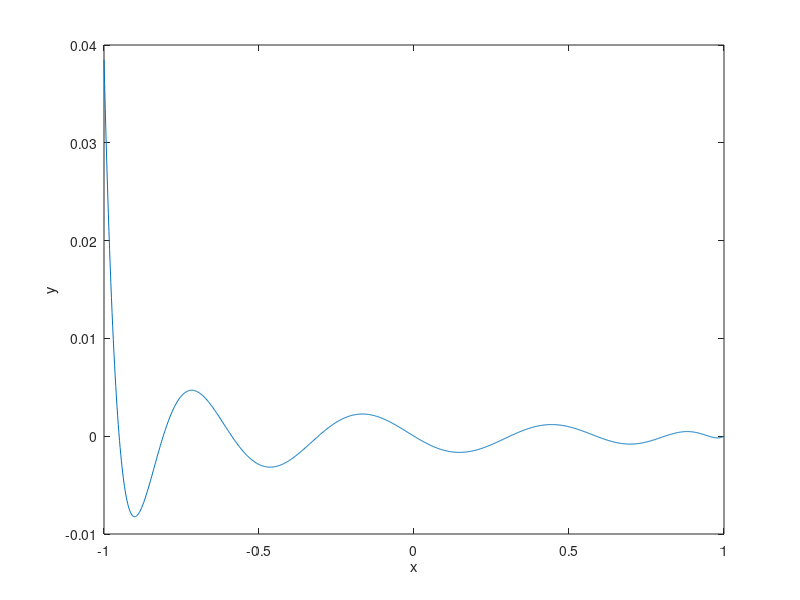
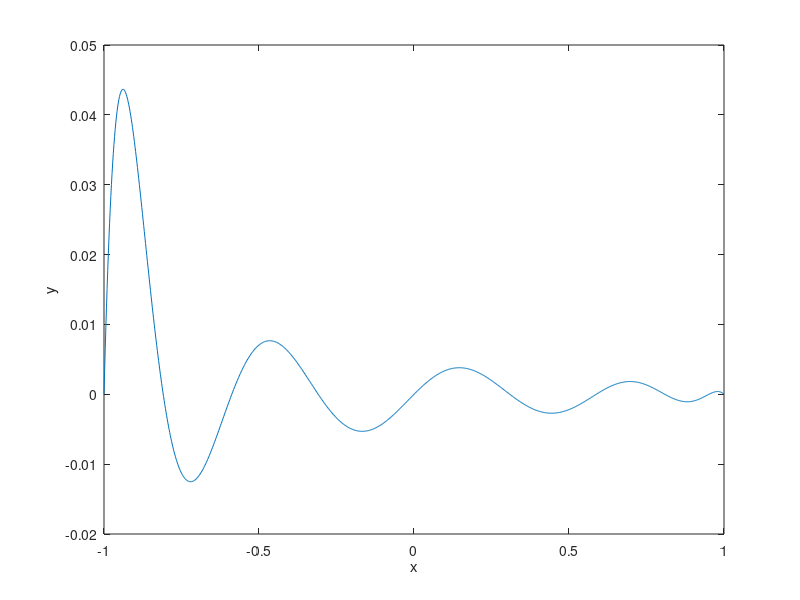
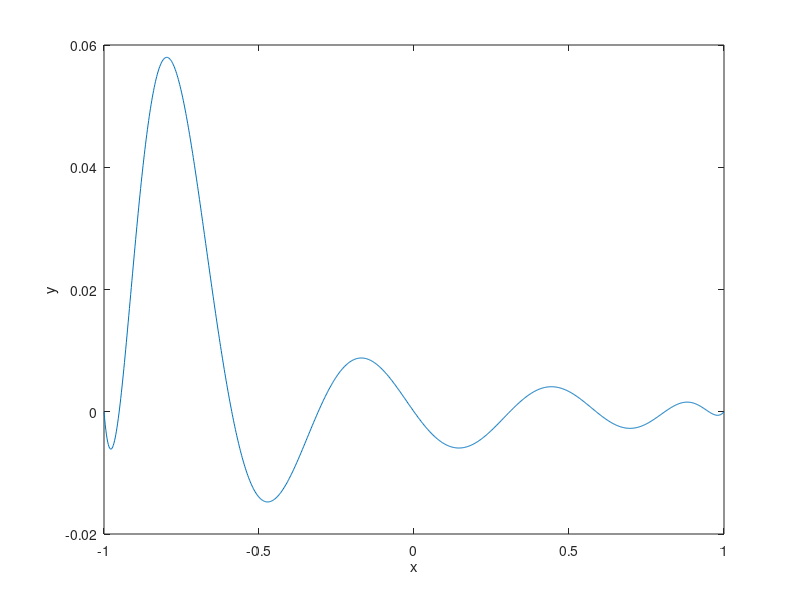
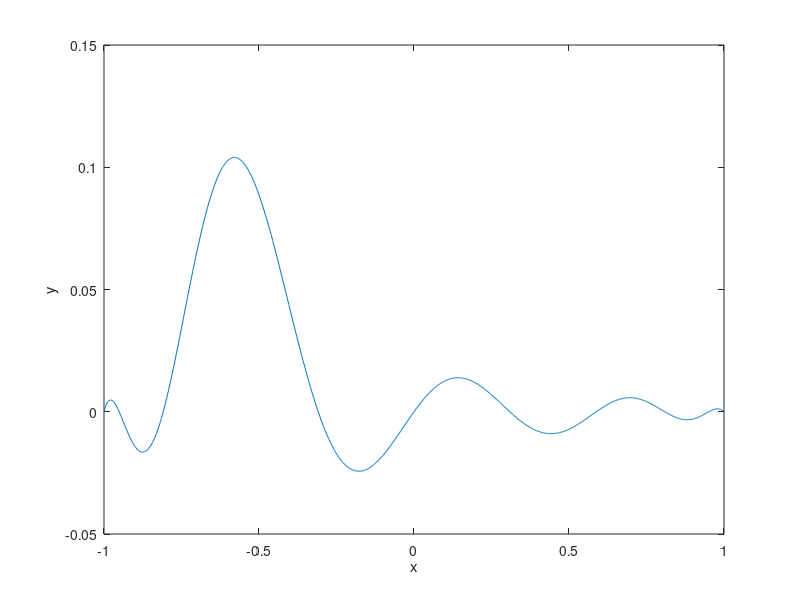

The MATLAB script that drew these images, in order:
%X = [-1,-0.8,-0.6,-0.4,-0.2,0,0.2,0.4,0.6,0.8,1]%Y = [0.0385,0.0588,0.1,0.2,0.5,1,0.5,0.2,0.1,0.0588,0.0385]X = [-1, -0.9511, -0.8090, -0.5878, -0.3090, 0.0, 0.3090, 0.5878, 0.8090, 0.9511, 1.0]Y = [0.0385, 0.0424, 0.0576, 0.1038, 0.2952, 1.0, 0.2952, 0.1038, 0.0576, 0.0424, 0.0385]n = length(X);Lj = zeros(n);L  = zeros(1,n);% calculating partjr = 1:n;for j = jr    i = jr(jr~=j);    Lj(j, :) = poly(X(i)) / polyval(poly(X(i)), X(j));endL = Y*Lj;% plotting partx = -1: 0.002: 1;for i = 1:n  figure(i);  plot(x, polyval(Y(i)*Lj(i,:), x)), xlabel('x'), ylabel('y')  %xlim([-1 1]), ylim([-0.5 1.5])endforfigure(n+1);hold onplot(x,polyval(L,x),'k','linewidth',2)plot(X,Y,'ro','linewidth',2,'markersize',10)hold off%xlim([-1 1]), ylim([-0.5 1.5]), xlabel('x'), ylabel('y')figure(n+2);hold onfor i = 1:n  plot(x, polyval(Y(i)*Lj(i,:),x))endforplot(x, polyval(L,x),'k', 'linewidth', 2)plot(X, Y, 'ro', 'linewidth', 2, 'markersize',10)hold off%xlim([-1 1]), ylim([-0.5 1.5]), xlabel('x'), ylabel('y')